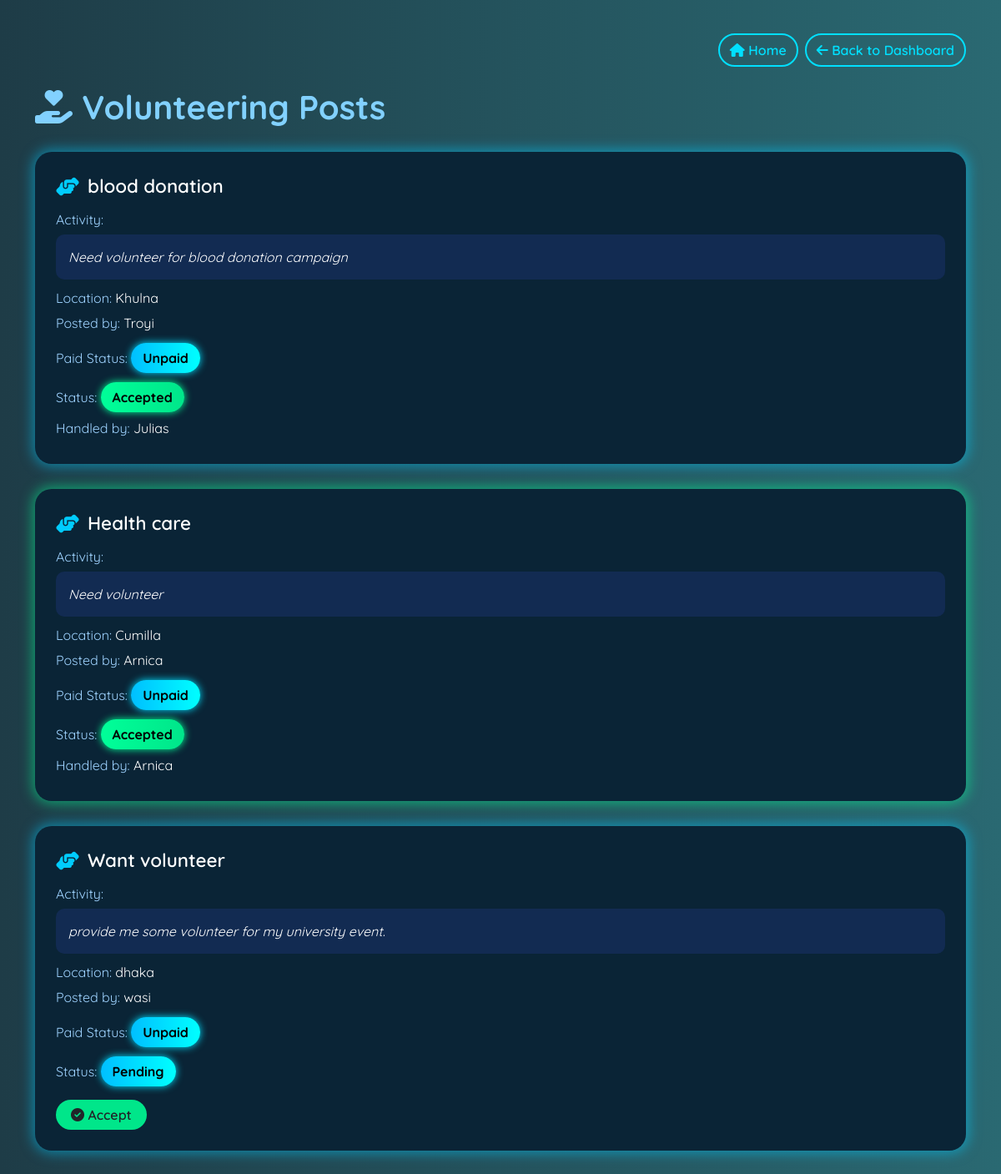
The page /user/provider_volunteering_posts/ (signed in) on the database as committed earlier.
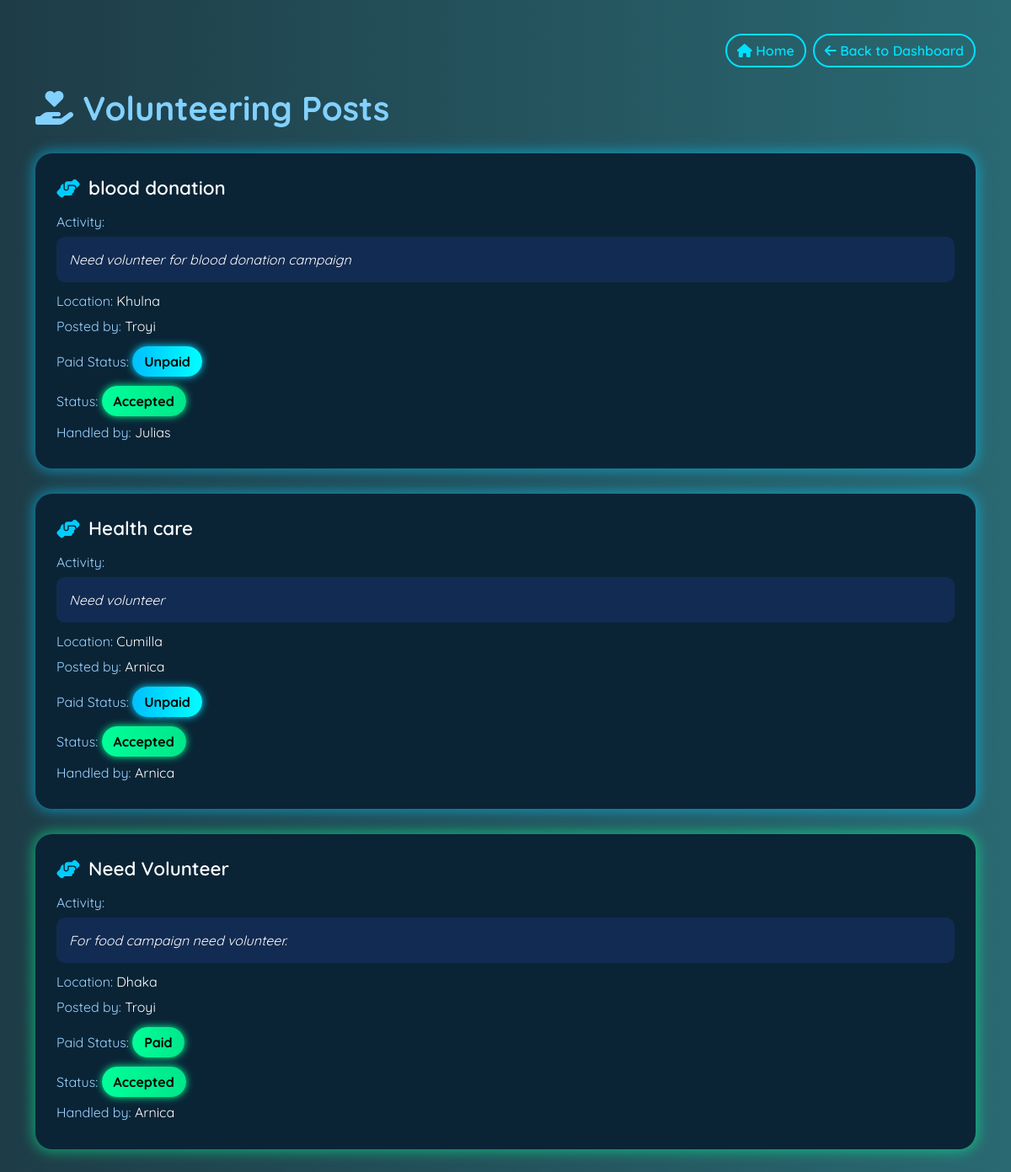
The same page on the database as committed later.
### users/models.py (models this page shows, shortened)
class VolunteeringService(models.Model):
    STATUS_CHOICES = (
        ('Pending', 'Pending'),
        ('Accepted', 'Accepted'),
        ('Rejected', 'Rejected'),
    )
    customer = models.ForeignKey(User, on_delete=models.CASCADE, related_name='volunteering_requests')
    title = models.CharField(max_length=100)
    activity = models.TextField()
    location = models.CharField(max_length=100)
    is_paid = models.BooleanField(default=False)
    created_at = models.DateTimeField(auto_now_add=True)
    updated_at = models.DateTimeField(auto_now=True)
    accepted_by = models.ForeignKey(User, null=True, blank=True, on_delete=models.SET_NULL, related_name='accepted_volunteering', limit_choices_to={'role': 'provider'})
    status = models.CharField(max_length=10, choices=STATUS_CHOICES, default='Pending')

class User(AbstractUser):
    ROLE_CHOICES = (
        ('customer', 'Customer'),
        ('provider', 'Provider'),
    )
    role = models.CharField(max_length=10, choices=ROLE_CHOICES)
    phone_number = models.CharField(max_length=15, blank=True, null=True)

### users/views.py (the view, shortened to what this page needs)
# urls.py: path('provider_volunteering_posts/', views.provider_volunteering_posts, name='provider_volunteering_posts'),
@login_required
def provider_volunteering_posts(request):
    posts = VolunteeringService.objects.all()
    return render(request, 'provider_volunteering_posts.html', {'posts': posts})

### templates/provider_volunteering_posts.html (shortened to what this page needs)
<!DOCTYPE html>
<html lang="en">
<head>
    <link href="https://cdn.jsdelivr.net/npm/bootstrap@5.3.0/dist/css/bootstrap.min.css" rel="stylesheet">
    <link href="https://cdnjs.cloudflare.com/ajax/libs/font-awesome/6.4.0/css/all.min.css" rel="stylesheet">
</head>
<body>
<div class="container">
    <div class="d-flex justify-content-end mb-4">
        <a href="{% url 'home' %}" class="btn btn-outline-info me-2">
            <i class="fas fa-home"></i> Home
        </a>
        <a href="{% url 'provider_dashboard' %}" class="btn btn-outline-info">
            <i class="fas fa-arrow-left"></i> Back to Dashboard
        </a>
    </div>
    <h1><i class="fas fa-hand-holding-heart"></i> Volunteering Posts</h1>
    {% for post in posts %}
    <div class="glow-box {% if post.status == 'Accepted' %}glow-green{% else %}glow-blue{% endif %}">
        <div class="post-title">
            <i class="fas fa-hands-helping"></i> {{ post.title }}
        </div>
        <div class="post-content">
            <p><span class="label">Activity:</span></p>
            <div class="activity-box">{{ post.activity }}</div>
            <p><span class="label">Location:</span> {{ post.location }}</p>
            <p><span class="label">Posted by:</span> {{ post.customer.get_full_name|default:post.customer.username }}</p>
            <p>
                <span class="label">Paid Status:</span>
                {% if post.is_paid %}
                    <span class="status-pill status-accepted">Paid</span>
                {% else %}
                    <span class="status-pill">Unpaid</span>
                {% endif %}
            </p>
            {% if post.status == 'Pending' %}
                <p><span class="label">Status:</span> <span class="status-pill">Pending</span></p>
                <form method="POST" class="mt-3">
                    <button type="submit" name="action" value="accept" class="btn btn-accept">
                        <i class="fas fa-check-circle"></i> Accept
                    </button>
                </form>
            {% else %}
                <p><span class="label">Status:</span> <span class="status-pill status-accepted">Accepted</span></p>
                <p><span class="label">Handled by:</span> {{ post.accepted_by.get_full_name|default:post.accepted_by.username }}</p>
            {% endif %}
        </div>
    </div>
    {% empty %}
    <div class="alert alert-light text-dark">No volunteering posts available.</div>
    {% endfor %}
</div>
</body>
</html>

Rows that differ between the two databases and show on the page:
changed VolunteeringService: title "Want volunteer" → "Need Volunteer"; activity "provide me some volunteer for my university event." → "For food campaign need volunteer."; location "dhaka" → "Dhaka"; customer.get_full_name "wasi" → "Troyi"; accepted_by.get_full_name (not shown) → "Arnica"; is_paid "Unpaid" → "Paid"; status "Pending Accept" → "Accepted Handled by:"
